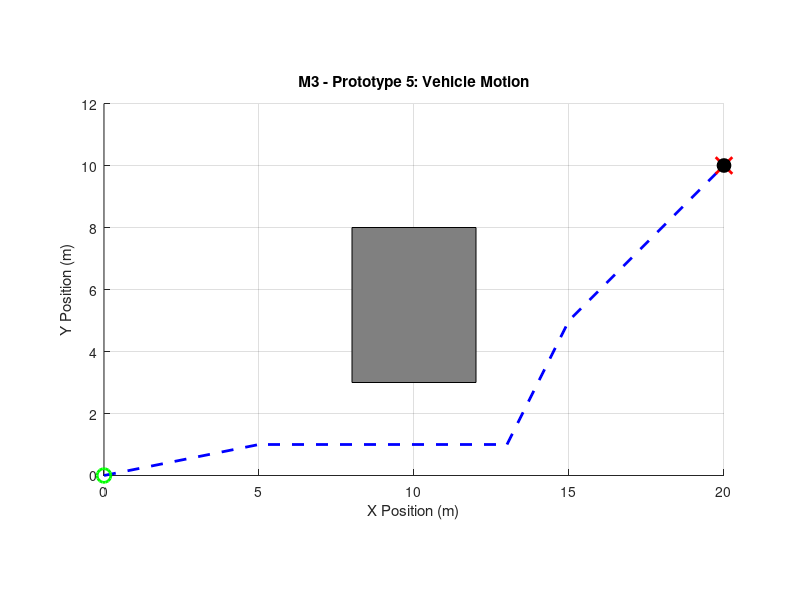

MATLAB code to generate this figure:
%% M3 - Prototype 5
% Vehicle Motion Following Planned Path
% SIH 2026

clc;
clear;
close all;

%% 1. Start and Goal

start = [0, 0];
goal  = [20, 10];

%% 2. Obstacle

obstacle = [8, 3, 12, 8];

%% 3. Selected safe path from Prototype 4

path = [
    start;
    5, 1;
    13, 1;
    15, 5;
    goal
];

%% 4. Create figure

figure;
hold on;
grid on;
axis equal;

xlim([0 20]);
ylim([0 12]);

xlabel('X Position (m)');
ylabel('Y Position (m)');
title('M3 - Prototype 5: Vehicle Motion');

%% Draw obstacle

rectangle( ...
    'Position',[ ...
    obstacle(1), ...
    obstacle(2), ...
    obstacle(3)-obstacle(1), ...
    obstacle(4)-obstacle(2)], ...
    'FaceColor',[0.5 0.5 0.5]);

%% Draw planned path

plot(path(:,1), path(:,2), ...
    'b--', 'LineWidth', 2);

%% Start and goal

plot(start(1), start(2), ...
    'go', 'MarkerSize', 10, 'LineWidth', 2);

plot(goal(1), goal(2), ...
    'rx', 'MarkerSize', 12, 'LineWidth', 2);

%% 5. Simulate vehicle movement

vehiclePosition = path(1,:);

vehiclePlot = plot( ...
    vehiclePosition(1), ...
    vehiclePosition(2), ...
    'ko', ...
    'MarkerSize', 10, ...
    'MarkerFaceColor','k');

for segment = 1:size(path,1)-1

    p1 = path(segment,:);
    p2 = path(segment+1,:);

    % Generate vehicle positions along segment
    distance = norm(p2-p1);

    numberOfSteps = max(2, ceil(distance * 10));

    for step = 1:numberOfSteps

        ratio = (step-1)/(numberOfSteps-1);

        vehiclePosition = ...
            p1 + ratio*(p2-p1);

        % Update vehicle position
        set(vehiclePlot, ...
            'XData', vehiclePosition(1), ...
            'YData', vehiclePosition(2));

        drawnow;

        pause(0.03);

    end

end

%% 6. Final message

disp('Vehicle successfully reached the goal.');

hold off;
